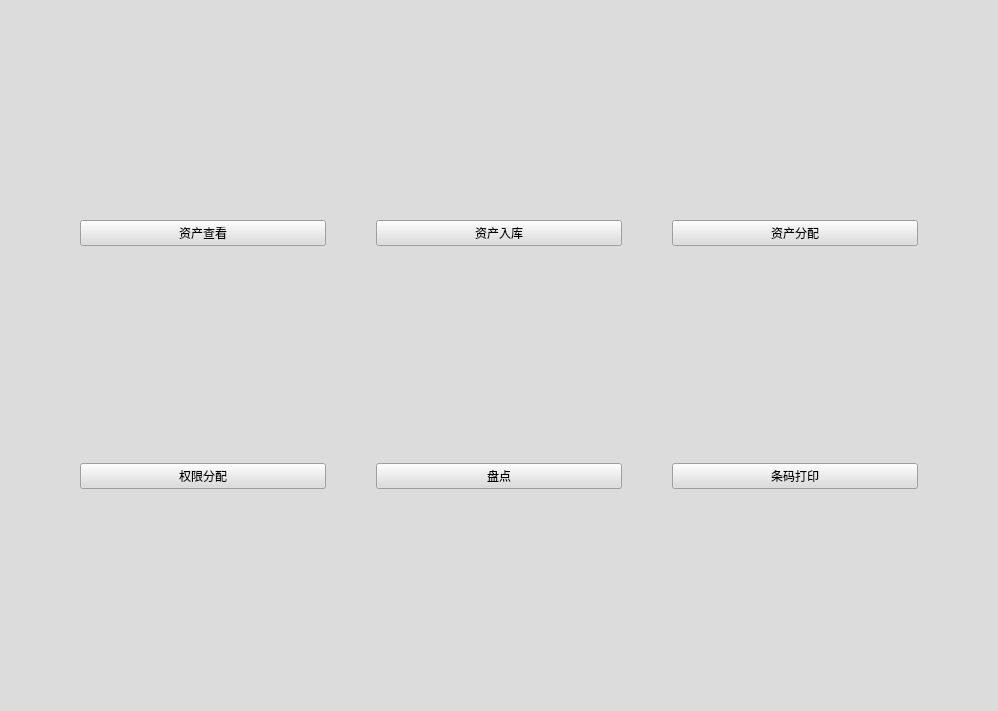
<?xml version="1.0" encoding="UTF-8"?>
<ui version="4.0">
 <class>HomeSelectWidget</class>
 <widget class="QWidget" name="HomeSelectWidget">
  <property name="geometry">
   <rect>
    <x>0</x>
    <y>0</y>
    <width>998</width>
    <height>711</height>
   </rect>
  </property>
  <property name="windowTitle">
   <string>Form</string>
  </property>
  <layout class="QVBoxLayout" name="verticalLayout">
   <property name="spacing">
    <number>0</number>
   </property>
   <property name="leftMargin">
    <number>0</number>
   </property>
   <property name="topMargin">
    <number>0</number>
   </property>
   <property name="rightMargin">
    <number>0</number>
   </property>
   <property name="bottomMargin">
    <number>0</number>
   </property>
   <item>
    <widget class="QWidget" name="widget_container" native="true">
     <property name="styleSheet">
      <string notr="true">QWidget#widget_container
{
    background-color: rgb(22, 22, 22);
    border:1px solid rgba(0, 0, 0, 30);
    border-radius:2px;  /*边框拐角*/
}
</string>
     </property>
     <layout class="QVBoxLayout" name="verticalLayout_3">
      <property name="spacing">
       <number>0</number>
      </property>
      <property name="leftMargin">
       <number>0</number>
      </property>
      <property name="topMargin">
       <number>0</number>
      </property>
      <property name="rightMargin">
       <number>0</number>
      </property>
      <property name="bottomMargin">
       <number>0</number>
      </property>
      <item>
       <layout class="QHBoxLayout" name="horizontalLayout_6">
        <property name="spacing">
         <number>0</number>
        </property>
        <property name="rightMargin">
         <number>0</number>
        </property>
        <property name="bottomMargin">
         <number>0</number>
        </property>
        <item>
         <widget class="QWidget" name="widget_right" native="true">
          <property name="sizePolicy">
           <sizepolicy hsizetype="Expanding" vsizetype="Expanding">
            <horstretch>0</horstretch>
            <verstretch>0</verstretch>
           </sizepolicy>
          </property>
          <property name="styleSheet">
           <string notr="true">background-color: rgb(220, 220, 220);</string>
          </property>
          <layout class="QVBoxLayout" name="verticalLayout_6">
           <property name="leftMargin">
            <number>50</number>
           </property>
           <property name="rightMargin">
            <number>50</number>
           </property>
           <item>
            <layout class="QHBoxLayout" name="horizontalLayout">
             <property name="spacing">
              <number>50</number>
             </property>
             <property name="leftMargin">
              <number>30</number>
             </property>
             <property name="rightMargin">
              <number>30</number>
             </property>
             <item>
              <widget class="QPushButton" name="pushButton_2">
               <property name="text">
                <string>资产查看</string>
               </property>
              </widget>
             </item>
             <item>
              <widget class="QPushButton" name="pushButton_3">
               <property name="text">
                <string>资产入库</string>
               </property>
              </widget>
             </item>
             <item>
              <widget class="QPushButton" name="pushButton">
               <property name="text">
                <string>资产分配</string>
               </property>
              </widget>
             </item>
            </layout>
           </item>
           <item>
            <layout class="QHBoxLayout" name="horizontalLayout_2">
             <property name="spacing">
              <number>50</number>
             </property>
             <property name="leftMargin">
              <number>30</number>
             </property>
             <property name="rightMargin">
              <number>30</number>
             </property>
             <item>
              <widget class="QPushButton" name="pushButton_5">
               <property name="text">
                <string>权限分配</string>
               </property>
              </widget>
             </item>
             <item>
              <widget class="QPushButton" name="pushButton_6">
               <property name="text">
                <string>盘点</string>
               </property>
              </widget>
             </item>
             <item>
              <widget class="QPushButton" name="pushButton_4">
               <property name="sizePolicy">
                <sizepolicy hsizetype="Minimum" vsizetype="Fixed">
                 <horstretch>0</horstretch>
                 <verstretch>0</verstretch>
                </sizepolicy>
               </property>
               <property name="text">
                <string>条码打印</string>
               </property>
              </widget>
             </item>
            </layout>
           </item>
          </layout>
         </widget>
        </item>
       </layout>
      </item>
     </layout>
    </widget>
   </item>
  </layout>
 </widget>
 <resources/>
 <connections/>
</ui>
